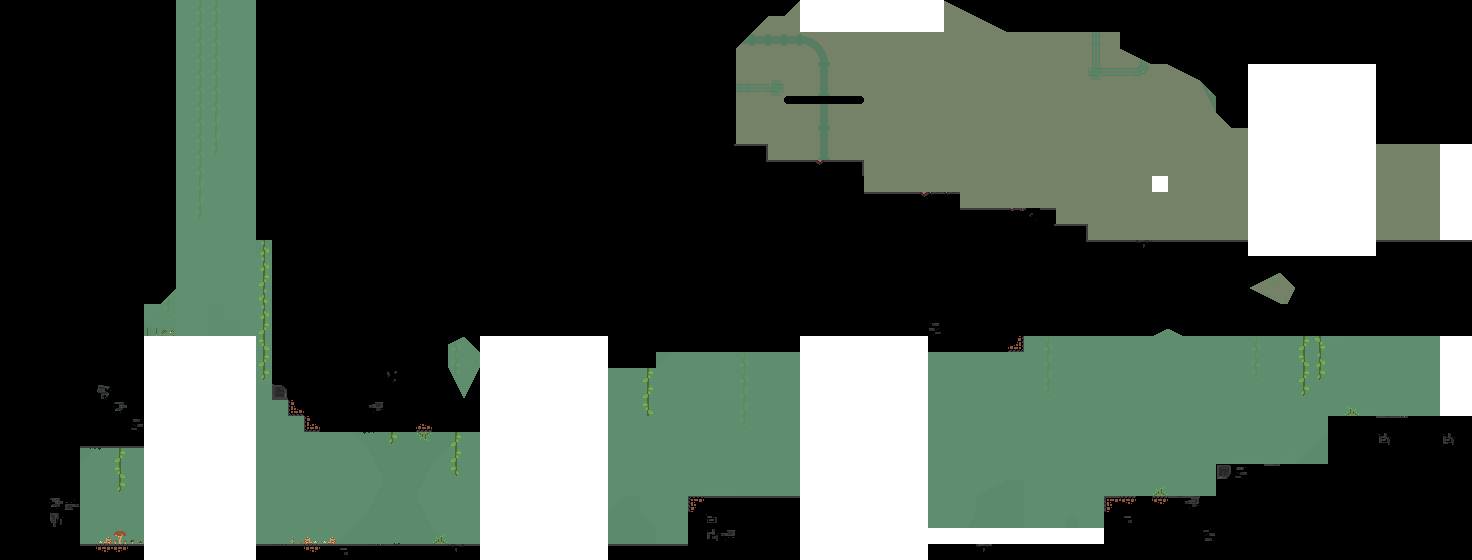

Below is a game level as drawn by its tile map, then a one-line description and the .tmx that defines it (tile-layer data replaced by summaries):
An orthogonal 92x35 tile map with 16x16 px tiles, 23 tile layers (light, light1, light2, background, ...), 1 hidden layer not drawn, 4 tilesets.

<map version="1.4" tiledversion="1.4.3" orientation="orthogonal" renderorder="right-down" width="92" height="35" tilewidth="16" tileheight="16" infinite="0" nextlayerid="41" nextobjectid="1">
 <tileset firstgid="1" source="../../.tileset_resources/industry_tileset_colored.tsx" />
 <tileset firstgid="1161" source="../../.tileset_resources/industry_tileset_white.tsx" />
 <tileset firstgid="2321" source="../../.tileset_resources/plants.tsx" />
 <tileset firstgid="2399" source="../../.tileset_resources/industrial_tilesheet.tsx" />
 <group id="22" name="Background">
  <layer id="37" name="light" width="92" height="35" tintcolor="#96ffffff">
   <data>[3220 cells, 112 non-empty, 1 distinct tile ids]</data>
  </layer>
  <layer id="38" name="light1" width="92" height="35" tintcolor="#aaffffff">
   <data>[3220 cells, 73 non-empty, 1 distinct tile ids]</data>
  </layer>
  <layer id="39" name="light2" width="92" height="35" tintcolor="#1effffff">
   <data>[3220 cells, 8 non-empty, 4 distinct tile ids]</data>
  </layer>
  <layer id="2" name="background" width="92" height="35">
   <data>[3220 cells, 64 non-empty, 15 distinct tile ids]</data>
  </layer>
  <layer id="33" name="miasma" width="92" height="35" tintcolor="#32ffffff">
   <data>[3220 cells, 3202 non-empty, 2 distinct tile ids]</data>
  </layer>
 </group>
 <group id="21" name="Midground">
  <layer id="3" name="midground" width="92" height="35">
   <data>[3220 cells, 119 non-empty, 48 distinct tile ids]</data>
  </layer>
  <layer id="34" name="midground1" width="92" height="35">
   <data>[3220 cells, 12 non-empty, 7 distinct tile ids]</data>
  </layer>
  <layer id="24" name="miasma" width="92" height="35" tintcolor="#32ffffff">
   <data>[3220 cells, 3202 non-empty, 2 distinct tile ids]</data>
  </layer>
 </group>
 <group id="20" name="Frontground">
  <layer id="6" name="frontground" width="92" height="35">
   <data>[3220 cells, 74 non-empty, 21 distinct tile ids]</data>
  </layer>
  <layer id="32" name="miasma" width="92" height="35" tintcolor="#32ffffff">
   <data>[3220 cells, 3220 non-empty, 1 distinct tile ids]</data>
  </layer>
 </group>
 <group id="19" name="Foreground">
  <layer id="5" name="foreground" width="92" height="35">
   <data>[3220 cells, 1917 non-empty, 29 distinct tile ids]</data>
  </layer>
  <layer id="30" name="foreground1" width="92" height="35">
   <data>[3220 cells, 99 non-empty, 27 distinct tile ids]</data>
  </layer>
  <layer id="31" name="foreground2" width="92" height="35">
   <data>[3220 cells, 21 non-empty, 7 distinct tile ids]</data>
  </layer>
 </group>
 <group id="15" name="Entities">
  <layer id="40" name="collectables" width="92" height="35" tintcolor="#66ffa3">
   <data>[3220 cells, 0 non-empty, 0 distinct tile ids]</data>
  </layer>
  <layer id="36" name="dialog" width="92" height="35" tintcolor="#2cc5b8">
   <data>[3220 cells, 418 non-empty, 1 distinct tile ids]</data>
  </layer>
  <layer id="29" name="save_game" width="92" height="35" tintcolor="#0000ff">
   <data>[3220 cells, 0 non-empty, 0 distinct tile ids]</data>
  </layer>
  <layer id="26" name="hitable_colliders" width="92" height="35" tintcolor="#640064">
   <data>[3220 cells, 0 non-empty, 0 distinct tile ids]</data>
  </layer>
  <layer id="27" name="death_colliders" width="92" height="35" tintcolor="#c80064">
   <data>[3220 cells, 0 non-empty, 0 distinct tile ids]</data>
  </layer>
  <layer id="16" name="level_transition" width="92" height="35" tintcolor="#0000fe">
   <data>[3220 cells, 40 non-empty, 1 distinct tile ids]</data>
  </layer>
  <layer id="11" name="player" width="92" height="35" tintcolor="#0000ff">
   <data>[3220 cells, 2 non-empty, 1 distinct tile ids]</data>
  </layer>
  <layer id="13" name="water" width="92" height="35" tintcolor="#3156fe">
   <data>[3220 cells, 11 non-empty, 1 distinct tile ids]</data>
  </layer>
  <layer id="10" name="collisions" width="92" height="35" visible="0" tintcolor="#00ff00">
   <data>[3220 cells, 1909 non-empty, 4 distinct tile ids]</data>
  </layer>
  <layer id="14" name="flying_enemies" width="92" height="35" tintcolor="#fe0000">
   <data>[3220 cells, 1 non-empty, 1 distinct tile ids]</data>
  </layer>
  <layer id="12" name="enemies" width="92" height="35" tintcolor="#ff0000">
   <data>[3220 cells, 0 non-empty, 0 distinct tile ids]</data>
  </layer>
 </group>
</map>
